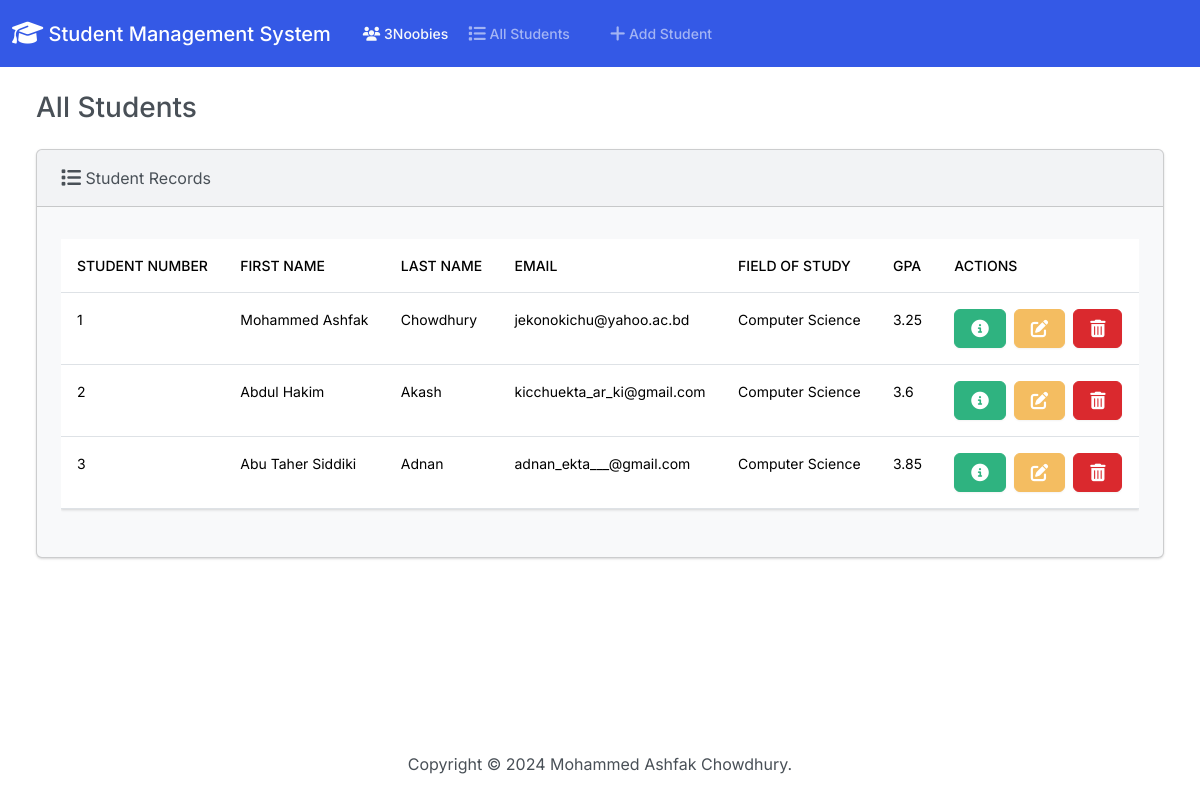
The page / on the database its author committed.
### students/models.py (models this page shows, shortened)
class Student(models.Model):
  student_number = models.PositiveIntegerField()
  first_name = models.CharField(max_length=50)
  last_name = models.CharField(max_length=50)
  email = models.EmailField(max_length=100)
  field_of_study = models.CharField(max_length=100)
  gpa = models.FloatField()

### students/views.py (the view)
# urls.py: path('', views.index, name='index'),
def index(request):
  return render(request, 'students/index.html', {
    'students': Student.objects.all()
  })

### students/templates/students/index.html (shortened to what this page needs)
{% extends "students/base.html" %}
{% block body %}
<h3 class="m-4">All Students</h3>
<div class="row">
  <div class="col-12">
    {% if students %}
    <div class="card bg-light ms-4 me-4 mb-4">
      <div class="card-header">
        <i class="fa-solid fa-list fa-lg"></i> Student Records
      </div>
      <div class="card-body">
        <p class="card-text">
        <div class="table-responsive">
          <table class="table table-hover">
            <thead>
              <tr>
                <th scope="col">Student Number</th>
                <th scope="col">First Name</th>
                <th scope="col">Last Name</th>
                <th scope="col">Email</th>
                <th scope="col">Field of Study</th>
                <th scope="col">GPA</th>
                <th scope="col">Actions</th>
              </tr>
            </thead>
            <tbody>
              {% for student in students %}
              <tr>
                <td>{{ student.student_number }}</td>
                <td>{{ student.first_name }}</td>
                <td>{{ student.last_name }}</td>
                <td>{{ student.email }}</td>
                <td>{{ student.field_of_study }}</td>
                <td>{{ student.gpa }}</td>
                <td>
                  <button type="button" class="btn btn-success me-1" href="{% url 'view_student' student.id %}"
                    data-bs-toggle="modal" data-bs-target="#myModal{{student.id}}">
                  </button>
                  <a class="btn btn-warning me-1" href="{% url 'edit' student.id %}">
                  </a>
                  <button type="button" class="btn btn-danger" data-bs-toggle="modal"
                    data-bs-target="#delete{{student.id}}">
                  </button>
                </td>
              </tr>
              {% endfor %}
            </tbody>
          </table>
        </div>
        </p>
      </div>
    </div>
    {% else %}
    <h5 class="alert alert-primary ms-4 me-4">No Student Records</h5>
    {% endif %}
  </div>
</div>
{% endblock %}

### students/templates/students/base.html (shortened to what this page needs)
{% load static %}
<!DOCTYPE html>
<html lang="en">
<head>
    <link rel="stylesheet" href="https://cdnjs.cloudflare.com/ajax/libs/font-awesome/6.1.1/css/all.min.css">
    <link href="{% static 'css/bootstrap.min.css' %}" rel="stylesheet">
</head>
<body class="d-flex flex-column min-vh-100">
    <nav class="navbar navbar-expand-lg navbar-dark bg-primary">
        <div class="container-fluid">
            <a class="navbar-brand" href="{% url 'index' %}">
                <i class="fa-solid fa-graduation-cap fa-lg"></i> Student Management System
            </a>
            <span class="navbar-text ms-3 text-light">
                <i class="fa-solid fa-users"></i> 3Noobies
            </span>
            <div class="collapse navbar-collapse" id="navbarColor01">
                <ul class="navbar-nav me-auto">
                    <li class="nav-item">
                        <a class="nav-link" href="{% url 'index' %}">
                             All Students
                        </a>
                    </li>
                    <li class="nav-item">
                        <a class="nav-link" href="{% url 'add' %}">
                             Add Student
                        </a>
                    </li>
                </ul>
            </div>
        </div>
    </nav>
    <div class="container-fluid">
        {% block body %}
        {% endblock %}
    </div>
    <footer class="mt-auto mb-4">
        <div class="text-center">
            <span>
                Copyright &copy;
                <script>document.write(new Date().getFullYear())</script> Mohammed Ashfak Chowdhury.
            </span>
        </div>
    </footer>
</body>
</html>

### rows shown on the page
Student: student_number "1", first_name "Mohammed Ashfak", last_name "Chowdhury", email "jekonokichu@yahoo.ac.bd", field_of_study "Computer Science", gpa "3.25"
Student: student_number "2", first_name "Abdul Hakim", last_name "Akash", email "kicchuekta_ar_ki@gmail.com", field_of_study "Computer Science", gpa "3.6"
Student: student_number "3", first_name "Abu Taher Siddiki", last_name "Adnan", email "adnan_ekta___@gmail.com", field_of_study "Computer Science", gpa "3.85"
